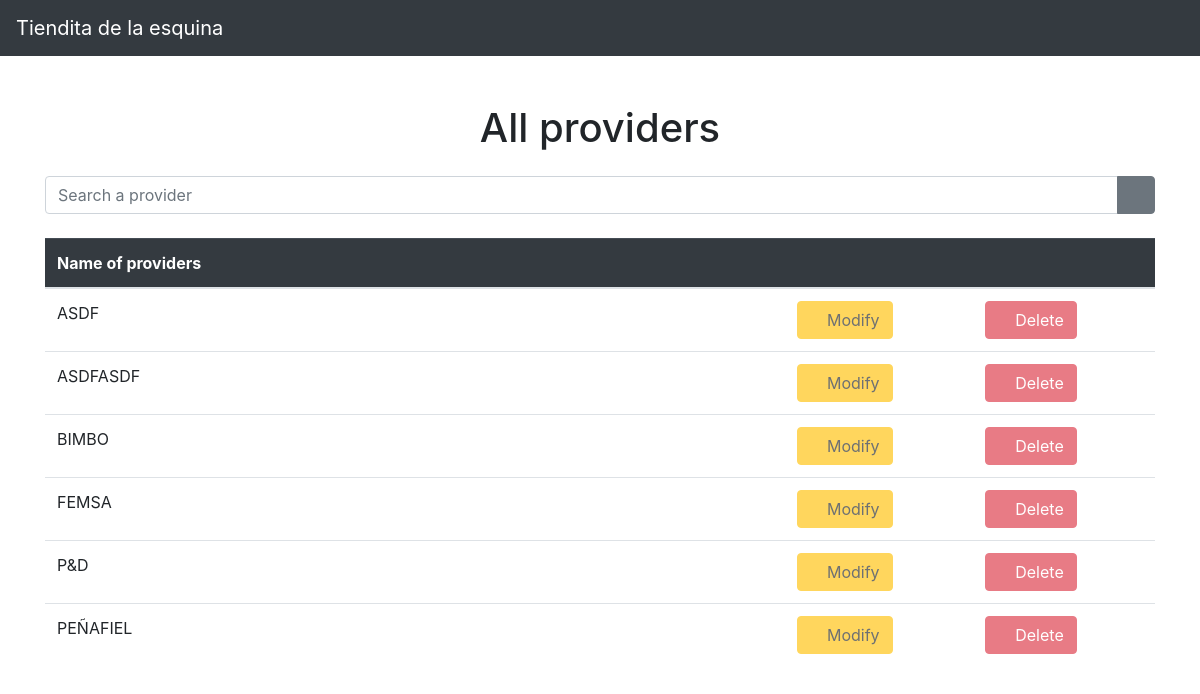
The page /show-providers/ on the database as committed earlier.
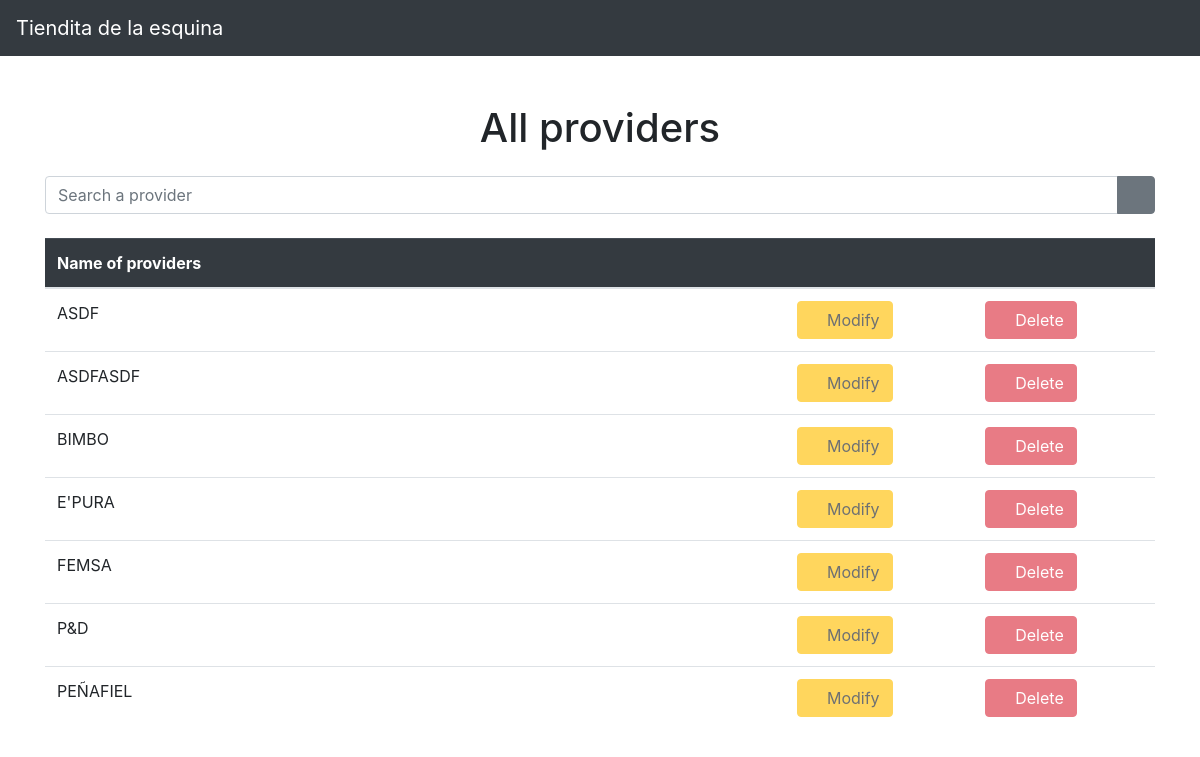
The same page on the database as committed later.
### Providers/models.py (models this page shows)
class Provider( models.Model ):
    providername = models.CharField(max_length = 100, blank = False)
    def __str__(self):
        return self.providername

### Providers/views.py (the view)
# urls.py: path('show-providers/', views.ShowProviderListView.as_view(), name = 'showproviderspage'),
class ShowProviderListView( ListView ):
    template_name = 'showproviders.html'
    queryset = Provider.objects.all().order_by('providername')
    def get_context_data(self, **kwargs):
        context = super().get_context_data(**kwargs)
        context['titleOfPage'] = "Show providers"
        context['nameOfApplication'] = NAME_OF_PROJECT
        return context

### project.py (called while the page is built)
def NAME_OF_PROJECT():
    return 'Tiendita de la esquina'

### Providers/templates/showproviders.html
{% extends 'shared/body.html' %}
{% block content %}
    <div class="col-12 mb-3">
        <center>
            <h1>All providers</h1>
        </center>
    </div>
    <div class="col-12 mt-4 mt-sm-4 mt-md-0 mt-lg-0 mt-xl-0">
        <div class="row">
            <div class="col-12">
                <form action="{% url 'Providers:searchprovider' %}">
                    <div class="input-group mb-3">
                        <input name="prov" type="text" class="form-control" placeholder="Search a provider">
                        <div class="input-group-append">
                            <button type="search" class="btn btn-secondary">
                                <i class="bi bi-search"></i>
                            </button>
                        </div>
                    </div>
                </form>
            </div>
        </div>
        <div class="row">
            <div class="col-12 mt-2">
                <div class="table-responsive">
                    <table class="table">
                        <thead class="table-dark">
                            <tr>
                                <th scope="col">Name of providers</th>
                                <th scope="col"></th>
                                <th scope="col"></th>
                            </tr>
                        </thead>
                        <tbody>
                            {% for prov in object_list %}
                                <tr class>
                                    <td class="col-8">{{ prov }}</td>
                                    <td>
                                        <button class="btn btn-warning" disabled>
                                            <i class="bi bi-pencil"></i>
                                            Modify
                                        </button>
                                    </td>
                                    <td>
                                        <button class="btn btn-danger" disabled>
                                            <i class="bi bi-trash"></i>
                                            Delete
                                        </button>
                                    </td>
                                </tr>
                            {% endfor %}
                        </tbody>
                    </table>
                </div>
            </div>
        </div>
    </div>
{% endblock %}

Rows that differ between the two databases and show on the page:
added Provider: providername "E'PURA"
